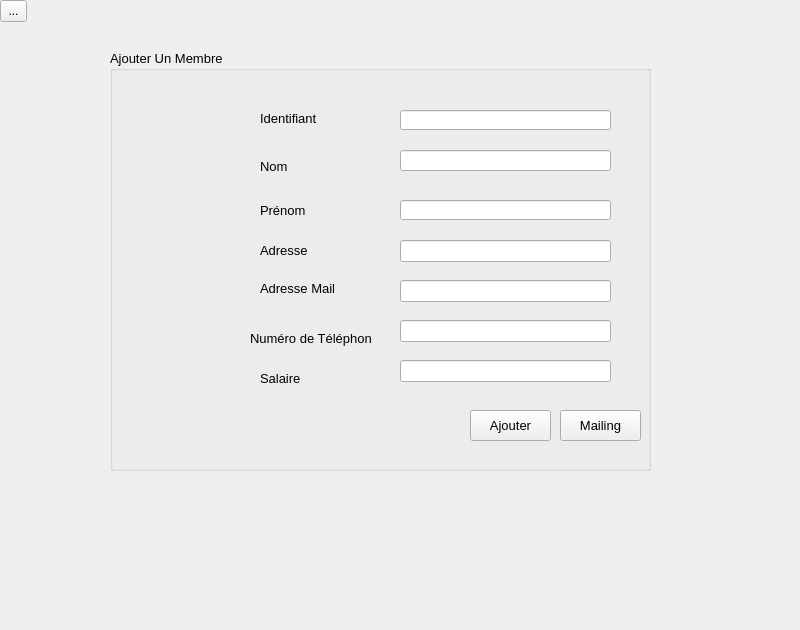
      <widget class="QWidget" name="tab">
       <attribute name="title">
        <string>Ajouter</string>
       </attribute>
       <widget class="QToolButton" name="toolButton">
        <property name="geometry">
         <rect>
          <x>0</x>
          <y>0</y>
          <width>27</width>
          <height>22</height>
         </rect>
        </property>
        <property name="text">
         <string>...</string>
        </property>
       </widget>
       <widget class="QGroupBox" name="groupBox_4">
        <property name="geometry">
         <rect>
          <x>110</x>
          <y>50</y>
          <width>541</width>
          <height>421</height>
         </rect>
        </property>
        <property name="font">
         <font>
          <family>MS Shell Dlg 2</family>
          <pointsize>10</pointsize>
          <weight>50</weight>
          <bold>false</bold>
         </font>
        </property>
        <property name="title">
         <string>Ajouter Un Membre</string>
        </property>
        <widget class="QLineEdit" name="lineEdit_id">
         <property name="geometry">
          <rect>
           <x>290</x>
           <y>60</y>
           <width>211</width>
           <height>20</height>
          </rect>
         </property>
        </widget>
        <widget class="QLineEdit" name="lineEdit_nom">
         <property name="geometry">
          <rect>
           <x>290</x>
           <y>100</y>
           <width>211</width>
           <height>21</height>
          </rect>
         </property>
        </widget>
        <widget class="QLabel" name="label_2">
         <property name="geometry">
          <rect>
           <x>150</x>
           <y>110</y>
           <width>47</width>
           <height>13</height>
          </rect>
         </property>
         <property name="font">
          <font>
           <family>MS Shell Dlg 2</family>
           <pointsize>10</pointsize>
           <weight>50</weight>
           <bold>false</bold>
          </font>
         </property>
         <property name="text">
          <string>Nom</string>
         </property>
        </widget>
        <widget class="QLabel" name="label">
         <property name="geometry">
          <rect>
           <x>150</x>
           <y>60</y>
           <width>91</width>
           <height>16</height>
          </rect>
         </property>
         <property name="font">
          <font>
           <pointsize>10</pointsize>
          </font>
         </property>
         <property name="text">
          <string>Identifiant</string>
         </property>
        </widget>
        <widget class="QLineEdit" name="lineEdit_prenom">
         <property name="geometry">
          <rect>
           <x>290</x>
           <y>150</y>
           <width>211</width>
           <height>20</height>
          </rect>
         </property>
        </widget>
        <widget class="QLineEdit" name="lineEdit">
         <property name="geometry">
          <rect>
           <x>290</x>
           <y>190</y>
           <width>211</width>
           <height>22</height>
          </rect>
         </property>
        </widget>
        <widget class="QLineEdit" name="lineEdit_2">
         <property name="geometry">
          <rect>
           <x>290</x>
           <y>230</y>
           <width>211</width>
           <height>22</height>
          </rect>
         </property>
        </widget>
        <widget class="QLineEdit" name="lineEdit_3">
         <property name="geometry">
          <rect>
           <x>290</x>
           <y>310</y>
           <width>211</width>
           <height>22</height>
          </rect>
         </property>
        </widget>
        <widget class="QLineEdit" name="lineEdit_4">
         <property name="geometry">
          <rect>
           <x>290</x>
           <y>270</y>
           <width>211</width>
           <height>22</height>
          </rect>
         </property>
        </widget>
        <widget class="QLabel" name="label_4">
         <property name="geometry">
          <rect>
           <x>150</x>
           <y>320</y>
           <width>56</width>
           <height>16</height>
          </rect>
         </property>
         <property name="font">
          <font>
           <family>MS Shell Dlg 2</family>
           <pointsize>10</pointsize>
           <weight>50</weight>
           <bold>false</bold>
          </font>
         </property>
         <property name="text">
          <string>Salaire</string>
         </property>
        </widget>
        <widget class="QLabel" name="label_7">
         <property name="geometry">
          <rect>
           <x>140</x>
           <y>280</y>
           <width>121</width>
           <height>16</height>
          </rect>
         </property>
         <property name="font">
          <font>
           <family>MS Shell Dlg 2</family>
           <pointsize>10</pointsize>
           <weight>50</weight>
           <bold>false</bold>
          </font>
         </property>
         <property name="text">
          <string>Numéro de Téléphone</string>
         </property>
        </widget>
        <widget class="QLabel" name="label_3">
         <property name="geometry">
          <rect>
           <x>150</x>
           <y>150</y>
           <width>81</width>
           <height>20</height>
          </rect>
         </property>
         <property name="font">
          <font>
           <family>MS Shell Dlg 2</family>
           <pointsize>10</pointsize>
           <weight>50</weight>
           <bold>false</bold>
          </font>
         </property>
         <property name="text">
          <string>Prénom</string>
         </property>
        </widget>
        <widget class="QLabel" name="label_5">
         <property name="geometry">
          <rect>
           <x>150</x>
           <y>190</y>
           <width>81</width>
           <height>20</height>
          </rect>
         </property>
         <property name="font">
          <font>
           <family>MS Shell Dlg 2</family>
           <pointsize>10</pointsize>
           <weight>50</weight>
           <bold>false</bold>
          </font>
         </property>
         <property name="text">
          <string>Adresse</string>
         </property>
        </widget>
        <widget class="QLabel" name="label_6">
         <property name="geometry">
          <rect>
           <x>150</x>
           <y>230</y>
           <width>121</width>
           <height>16</height>
          </rect>
         </property>
         <property name="font">
          <font>
           <family>MS Shell Dlg 2</family>
           <pointsize>10</pointsize>
           <weight>50</weight>
           <bold>false</bold>
          </font>
         </property>
         <property name="text">
          <string>Adresse Mail </string>
         </property>
        </widget>
        <widget class="QPushButton" name="pushButton_3">
         <property name="geometry">
          <rect>
           <x>450</x>
           <y>360</y>
           <width>81</width>
           <height>31</height>
          </rect>
         </property>
         <property name="font">
          <font>
           <family>MS Shell Dlg 2</family>
           <pointsize>10</pointsize>
           <weight>50</weight>
           <bold>false</bold>
          </font>
         </property>
         <property name="text">
          <string>Mailing</string>
         </property>
        </widget>
        <widget class="QPushButton" name="pb_ajouter">
         <property name="geometry">
          <rect>
           <x>360</x>
           <y>360</y>
           <width>81</width>
           <height>31</height>
          </rect>
         </property>
         <property name="font">
          <font>
           <family>MS Shell Dlg 2</family>
           <pointsize>10</pointsize>
           <weight>50</weight>
           <bold>false</bold>
          </font>
         </property>
         <property name="text">
          <string>Ajouter</string>
         </property>
        </widget>
       </widget>
       <widget class="QLabel" name="label_17">
        <property name="geometry">
         <rect>
          <x>-25</x>
          <y>-60</y>
          <width>791</width>
          <height>621</height>
         </rect>
        </property>
        <property name="styleSheet">
         <string notr="true">background-image: url(:/gris.jpg);</string>
        </property>
        <property name="text">
         <string/>
        </property>
       </widget>
       <zorder>label_17</zorder>
       <zorder>groupBox_4</zorder>
       <zorder>toolButton</zorder>
      </widget>
